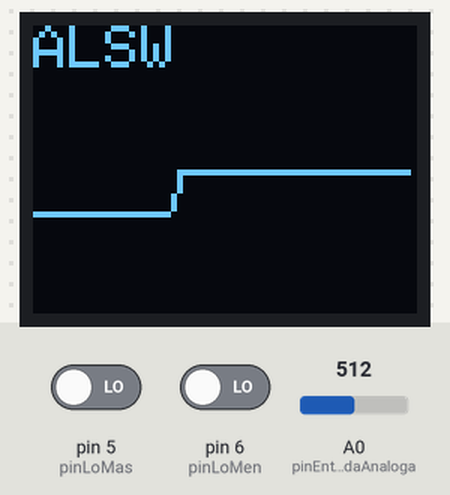
Bench run of a sketch on a simulated Arduino Uno, built with avr-gcc and run on an emulated ATmega328P. Parts: 64×48 one-colour display. The inputs (shaded band) are chosen by the test bench; at power-on: A0 (pinEntradaAnaloga) = 512, pin 5 (pinLoMas) LOW, pin 6 (pinLoMen) LOW. What the sketch prints to the serial monitor is not drawn.

Above: at 1.2 s.
1.3 s: A0 (pinEntradaAnaloga) set to 716
At 3.1 s:
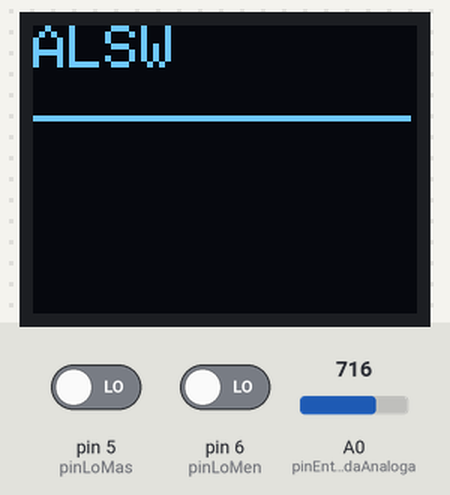
3.3 s: pin 5 (pinLoMas) driven HIGH
At 4.95 s:
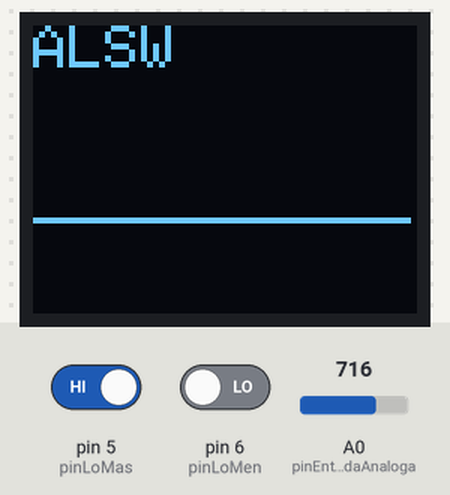
5.1 s: pin 5 (pinLoMas) driven LOW
At 5.28 s:
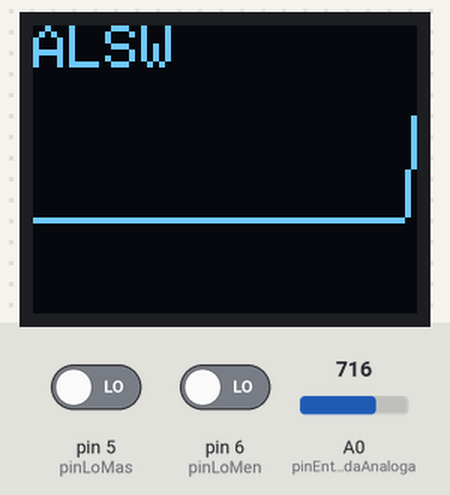
6.9 s: A0 (pinEntradaAnaloga) set to 511
At 8.56 s:
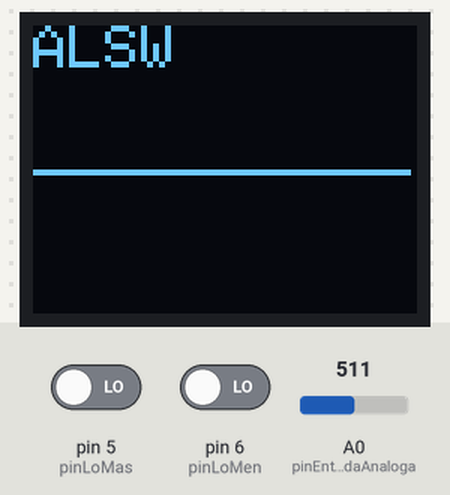
8.7 s: pin 6 (pinLoMen) driven HIGH
At 8.88 s:
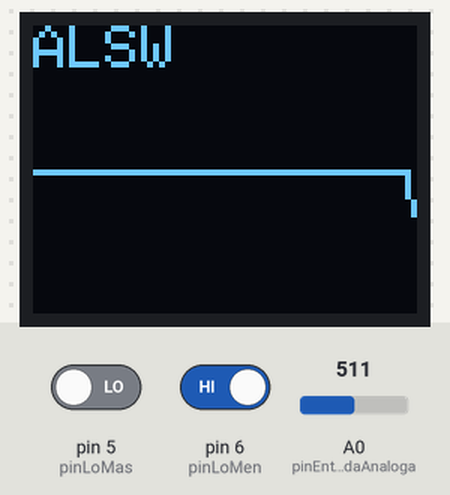
10.5 s: pin 6 (pinLoMen) driven LOW
At 10.67 s:
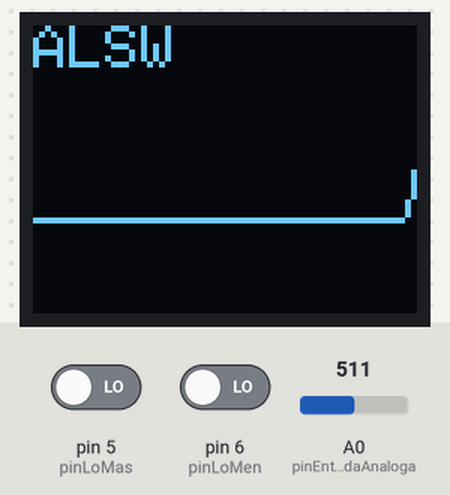
Timing chart, 0 to 13.3 s (numbered marks = the images above; inputs shaded):
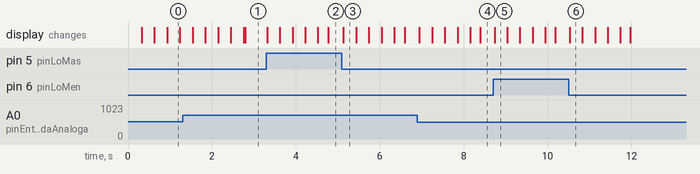

Measured:
- after the input at 1.3 s, the display: first changes after 0.24 s (image 1 shows a later state)
- after the input at 3.3 s, the display: first changes at once (image 2 shows a later state)
- after the input at 5.1 s, the display: changes at once (image 3)
- after the input at 6.9 s, the display: first changes at once (image 4 shows a later state)
- after the input at 8.7 s, the display: changes at once (image 5)
- after the input at 10.5 s, the display: changes at once (image 6)

The sketch:

ECG_Box_Arduino.ino
```cpp
//Monitor cardiaco para el Arduino MicroView de sparkfun
//
//Este sketch permite al microview visualizar un grafico de
//electrocardiograma generado con la señal proveniente de
//un modulo monitor cardiaco de sparkfun:
//https://www.sparkfun.com/products/12650
//
//Los datos del monitor son reducidos de resolucion a 8 bits
//y enviados de forma binaria (en formato de entero sin signo)
//a un modulo bluetooth, para su visualizacion en la aplicacion
//de Android
#include <MicroView.h>
#include <SoftwareSerial.h>

//Puerto serie por software conectado al bluetooth
SoftwareSerial serieBT(2, 3);

//Definicion de pines
int pinEntradaAnaloga = 0;
int pinLoMen = 6;
int pinLoMas = 5;

//Parametros geometricos de la pantalla
const byte anchoPantalla = 64;
const byte altoPantalla = 48;
const byte mascaraAncho = 0x3F; //Decimal 63

//Buffer circular con las lecturas
word lecturas[anchoPantalla];
//Posicion a escribir en el buffer
byte pLectura = 0;

const int adc33 = 3.3 / 5.0 * 1023;

void setup() {
  byte i;

  pinMode(pinLoMen, INPUT);
  pinMode(pinLoMas, INPUT);

  Serial.begin(9600);
  uView.begin();
  serieBT.begin(9600);

  //Inicialmente se limpia el buffer de lecturas
  for (i=0; i<anchoPantalla; i++)
    //El valor por defecto es la posicion que deberia dibujarse
    //al leerse 3.3V divididos entre 2 (1.65V), pero se resta
    //el factor de la unidad (se invierte verticalmente) dado
    //que la pantalla tiene coordenadas ascendentes hacia abajo
    lecturas[i] = (altoPantalla-1) * (1.0 - 3.3 / 5.0 / 2.0);
}

void loop() {
  byte i;
  byte pLecturaDib1, pLecturaDib2;
  int datoADC;
  int dato8bit;
  byte datoSerie;

  //Si cualquiera de las puntas se desconecta, ignorara la
  //lectura y asumira dato "cero" (en realidad tomara la
  //mitad del rango de entrada de 3.3V)
  if (digitalRead(pinLoMen) == 1 || digitalRead(pinLoMas) == 1)
    datoADC = adc33/2;
  else
    datoADC = analogRead(pinEntradaAnaloga);

  //Envia el dato via Bluetooth
  dato8bit = map(datoADC, 0, adc33, 0, 255);
  dato8bit = constrain(dato8bit, 0, 255);
  datoSerie = dato8bit;

  serieBT.write(datoSerie);

  Serial.write(datoSerie);

  //Toma la siguiente lectura y la mapea del rango del ADC
  //al rango vertical de la pantalla
  lecturas[pLectura] = map(datoADC, 0, 1023, altoPantalla-1, 0);
  //Restringe la lectura, en caso se salga de los confines de
  //la pantalla
  lecturas[pLectura] = constrain(lecturas[pLectura],
                                 0, altoPantalla-1);

  //Limpia el framebuffer e inicia el proceso de dibujado
  uView.clear(PAGE);
  for (i = 0; i < anchoPantalla-1; i++) {
    //Obtiene la posicion del siguiente dato de buffer. Notese
    //que se inicia desde el dato que ira despues de la posicion
    //de lectura, el cual, por ser el mas viejo, no solo sera
    //sobre escrito en la siguiente iteracion, sino que ademas
    //sirve como punto de partida para iniciar el grafico.
    pLecturaDib1 = (pLectura + 1 + i) & mascaraAncho;
    //Nota: La mascara AND permite hacer las operaciones de
    //recorte con mas eficiencia que si se usara modulo (%)

    //El dato que sigue se obtiene incrementando y recortando
    //tambien
    pLecturaDib2 = (pLecturaDib1 + 1) & mascaraAncho;

    //Se dibuja una linea entre los 2 puntos
    uView.line(i, lecturas[pLecturaDib1],
               i+1, lecturas[pLecturaDib2]);
  }

  //Imprime un mensaje en la parte superior de la pantalla
  uView.setCursor(0, 0);
  uView.print("ALSW");

  //Despliega el contenido del frame buffer
  uView.display();

  //Una vez terminado el dibujado, apunta a la siguiente
  //posicion en el buffer circular
  pLectura++;
  //La posicion del buffer reinicia si llega al final
  if (pLectura >= anchoPantalla) pLectura = 0;

  //Se temporiza la animacion
  delay(10);
}
```
